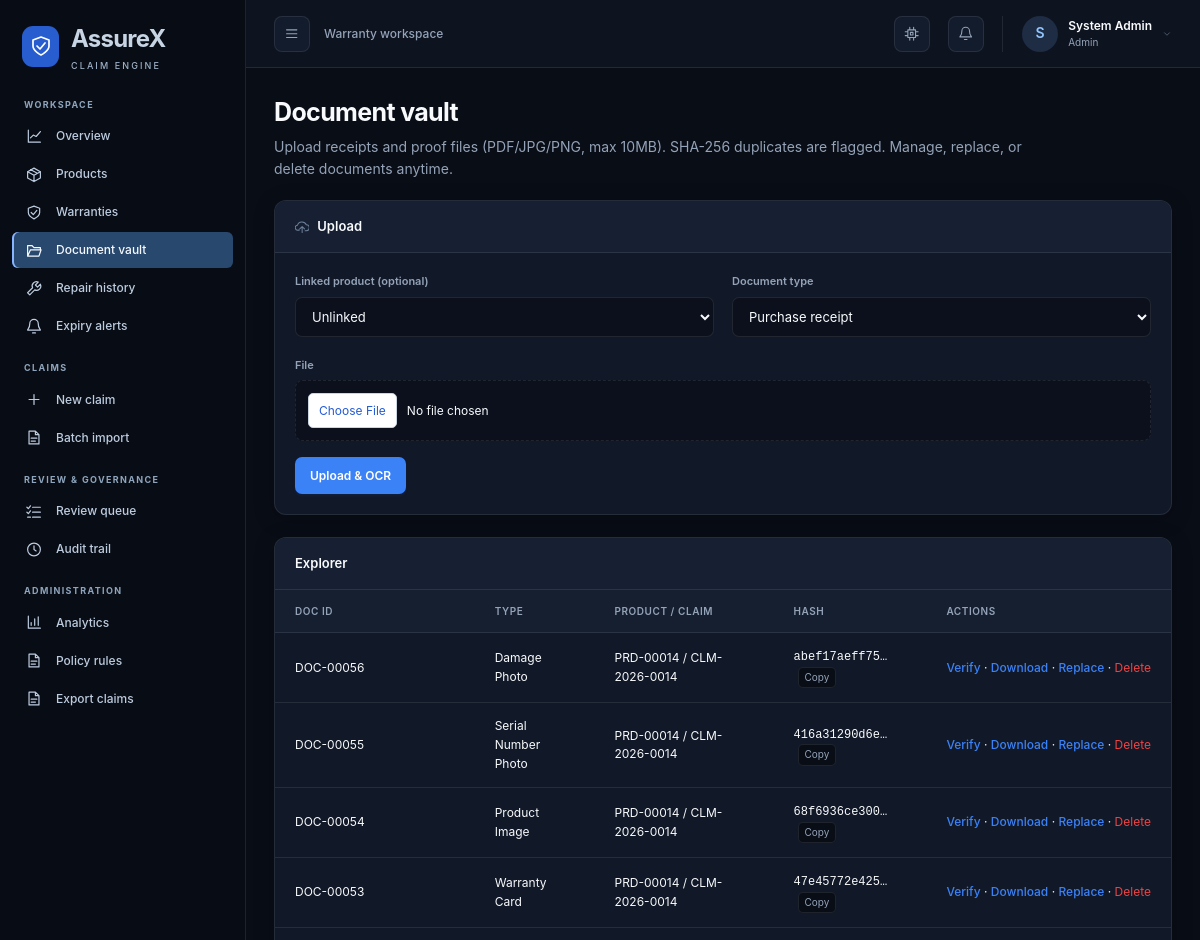
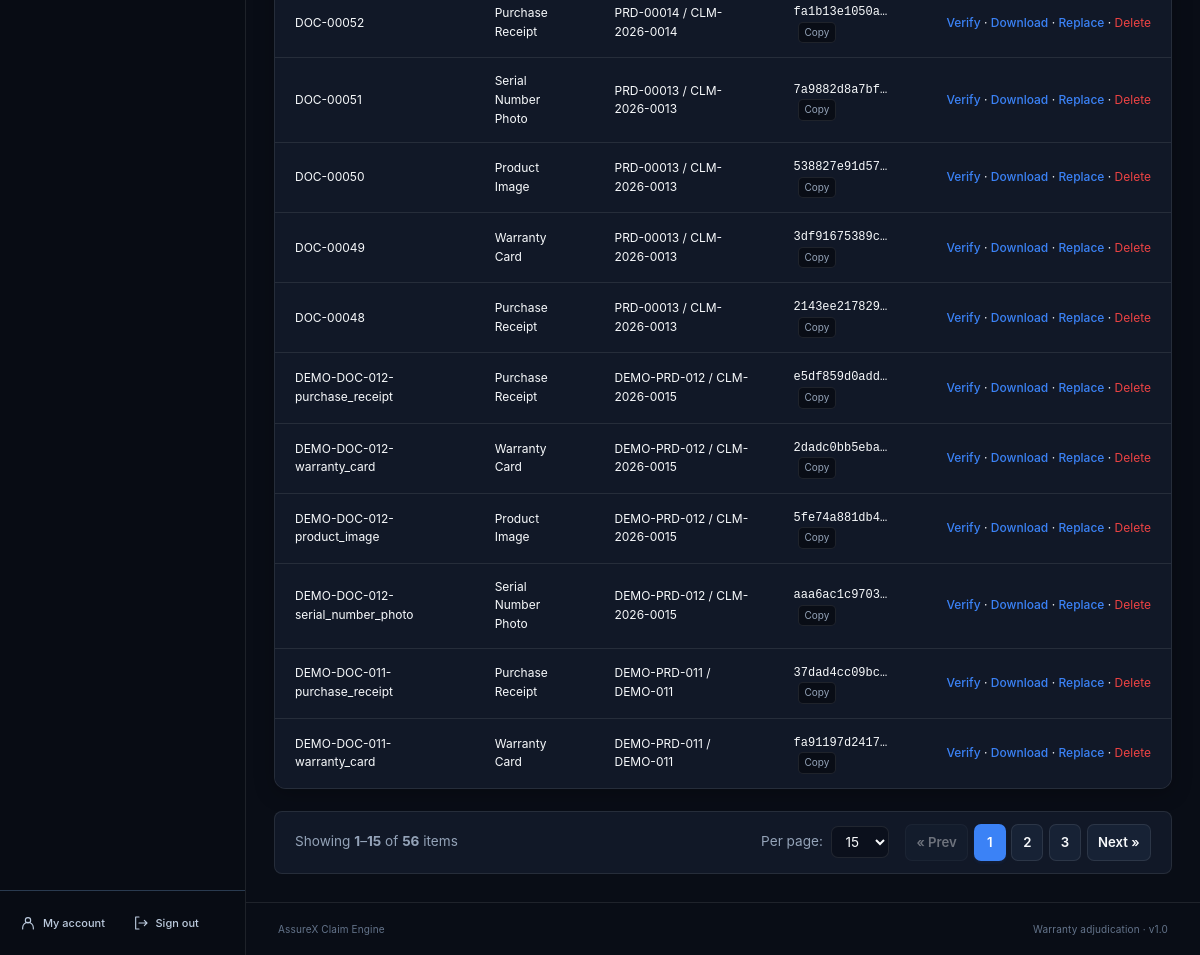
The page /documents (signed in) on the database its author committed (2 pictures, top to bottom).
### src/assurex_claim_engine/db/database.py (models this page shows)
class User(Base):
    __tablename__ = "users"
    id = Column(Integer, primary_key=True, index=True)
    user_id = Column(String(50), unique=True, index=True, nullable=False)
    email = Column(String(100), unique=True, index=True, nullable=False)
    hashed_password = Column(String(255), nullable=False)
    full_name = Column(String(100), nullable=False)
    role = Column(String(30), nullable=False, default="customer")
    phone_number = Column(String(50), nullable=True, default="")
    mailing_address = Column(Text, nullable=True, default="")
    created_at = Column(DateTime, default=_utcnow)
    products = relationship("Product", back_populates="owner")
    claims = relationship("Claim", back_populates="claimant")
    documents = relationship("Document", back_populates="owner")
    repairs = relationship("Repair", back_populates="owner")

class Document(Base):
    __tablename__ = "documents"
    id = Column(Integer, primary_key=True, index=True)
    doc_id = Column(String(50), unique=True, index=True, nullable=True)
    claim_id = Column(String(50), ForeignKey("claims.claim_id"), nullable=True)
    product_id = Column(String(50), ForeignKey("products.product_id"), nullable=True)
    user_id = Column(String(50), ForeignKey("users.user_id"), nullable=True)
    file_name = Column(String(150), nullable=False)
    file_type = Column(String(50), nullable=False)
    file_path = Column(String(255), nullable=False)
    file_hash = Column(String(100), nullable=False)
    extracted_data_json = Column(Text, nullable=True)
    verified_at = Column(DateTime, nullable=True)
    verified_by = Column(String(50), nullable=True)
    created_at = Column(DateTime, default=_utcnow)
    claim = relationship("Claim", back_populates="documents")
    product = relationship("Product", back_populates="documents")
    owner = relationship("User", back_populates="documents")

### src/assurex_claim_engine/web/app.py (the view)
@app.get("/documents", response_class=HTMLResponse)
def documents_vault(
    request: Request,
    current_user: User = Depends(require_login),
    db: Session = Depends(get_db),
):
    docs_q = scoped_documents(db, current_user).order_by(Document.created_at.desc())
    page = request.query_params.get("page", 1)
    per_page = request.query_params.get("per_page", 15)
    pagination = paginate(docs_q, page=page, per_page=per_page)
    docs = pagination["items"]
    products = scoped_products(db, current_user).all()
    dup_map = {}
    for doc in docs:
        others = find_hash_duplicates(db, doc.file_hash, exclude_doc_id=doc.doc_id)
        if others:
            dup_map[doc.doc_id] = others
    return render(request, "document_vault.html", {
        "user": current_user,
        "documents": docs,
        "pagination": pagination,
        "products": products,
        "dup_map": dup_map,
        "verify_doc": None,
    }, db=db)

### templates/document_vault.html (shortened to what this page needs)
{% extends "base.html" %}
{% block content %}
<div class="page-header" style="display:flex; justify-content:space-between; align-items:center; margin-bottom:1.25rem;">
    <div>
        <h1 style="font-size: 1.5rem; font-weight: 700;">Document vault</h1>
        <p style="color: var(--text-sub);">Upload receipts and proof files (PDF/JPG/PNG, max 10MB). SHA-256 duplicates are flagged. Manage, replace, or delete documents anytime.</p>
    </div>
</div>
<div class="panel">
    <div class="panel-header"><div class="panel-title"><svg class="icon" aria-hidden="true"><use href="/static/icons.svg#fa-cloud-arrow-up"></use></svg> Upload</div></div>
    <div class="panel-body">
        <form action="/documents/upload" method="POST" enctype="multipart/form-data">
            <div class="form-row">
                <div class="form-group">
                    <label class="form-label">Linked product (optional)</label>
                    <select class="form-select" name="product_id">
                        <option value="">Unlinked</option>
                    </select>
                </div>
                <div class="form-group">
                    <label class="form-label">Document type</label>
                    <select class="form-select" name="file_type">
                        <option value="purchase_receipt">Purchase receipt</option>
                    </select>
                </div>
            </div>
            <div class="form-group" style="margin-bottom:1rem;">
                <label class="form-label">File</label>
                <input class="form-input" type="file" name="upload_file" accept=".pdf,.jpg,.jpeg,.png" required>
            </div>
            <button class="btn btn-primary" type="submit">Upload &amp; OCR</button>
        </form>
    </div>
</div>
<div class="panel">
    <div class="panel-header"><div class="panel-title">Explorer</div></div>
    <div class="panel-body" style="padding:0;">
        <table class="data-table">
            <thead>
                <tr><th>Doc ID</th><th>Type</th><th>Product / Claim</th><th>Hash</th><th>Actions</th></tr>
            </thead>
            <tbody>
                {% for d in documents %}
                <tr>
                    <td>{{ d.doc_id }}</td>
                    <td>{{ (d.file_type or 'document') | replace('_', ' ') | title }}</td>
                    <td>{{ d.product_id or '—' }} / {{ d.claim_id or '—' }}</td>
                    <td>
                        <span style="font-size:0.75rem; font-family:monospace;" title="{{ d.file_hash }}">{{ (d.file_hash or '')[:12] }}…</span>
                        <span class="copy-hash-btn" role="button" tabindex="0" data-copy="{{ d.file_hash }}" title="Copy SHA-256 hash" style="padding:2px 6px; font-size:10px; margin-left:4px;">Copy</span>
                    </td>
                    <td style="white-space:nowrap;">
                        <a class="link" href="/documents/{{ d.doc_id }}/verify">Verify</a>
                        · <a class="link" href="/{{ d.file_path.replace('\\', '/') }}" target="_blank">Download</a>
                        · <button type="button" class="link" onclick="openReplaceModal('{{ d.doc_id }}', '{{ d.file_name | escape }}', '{{ d.file_type }}')" style="background:none; border:none; padding:0; cursor:pointer; font-size:inherit; font-family:inherit; color:var(--primary);">Replace</button>
                        · <form action="/documents/{{ d.doc_id }}/delete" method="POST" style="display:inline;" onsubmit="return confirm('Are you sure you want to permanently delete document {{ d.doc_id }} ({{ d.file_name | escape }})?');">
                            <button type="submit" style="background:none; border:none; padding:0; cursor:pointer; font-size:inherit; font-family:inherit; color:var(--danger, #ef4444);">Delete</button>
                        </form>
                    </td>
                </tr>
                {% else %}
                <tr><td colspan="5" style="color:var(--text-sub);">No documents yet.</td></tr>
                {% endfor %}
            </tbody>
        </table>
    </div>
</div>
{% include "components/pagination.html" %}
{% endblock %}

### templates/base.html (shortened to what this page needs)
<!DOCTYPE html>
<html lang="en">
<head>
    <link rel="stylesheet" href="/static/css/dashboard.css">
</head>
{% set active_role = user.role if user else request.session.get('role') %}
{% set active_name = user.full_name if user else request.session.get('full_name') %}
{% set path = request.url.path %}
{% macro nav(url, label, icon, prefix=false) %}
<a href="{{ url }}" aria-label="{{ label }}" class="nav-item-link{% if path == url or (prefix and path.startswith(url + '/')) %} active{% endif %}" {% if path == url or (prefix and path.startswith(url + '/')) %}aria-current="page"{% endif %} title="{{ label }}">
    <svg class="icon" aria-hidden="true"><use href="/static/icons.svg#{{ icon }}"></use></svg><span class="nav-label">{{ label }}</span>
</a>
{% endmacro %}
<body class="{% if active_role %}app-layout{% else %}auth-layout{% endif %}">
{% if active_role %}
<aside class="sidebar" id="app-sidebar" aria-label="Application sidebar">
    <a href="/" class="sidebar-brand"><span class="brand-mark"><svg class="icon" aria-hidden="true"><use href="/static/icons.svg#fa-shield-halved"></use></svg></span><span class="nav-label">AssureX<small>CLAIM ENGINE</small></span></a>
    <nav class="sidebar-nav" aria-label="Main navigation">
        <div class="nav-section-label">Workspace</div>
        {{ nav('/', 'Overview', 'fa-chart-line') }}
        {{ nav('/products', 'Products', 'fa-box', true) }}
        {{ nav('/warranties', 'Warranties', 'fa-shield', true) }}
        {{ nav('/documents', 'Document vault', 'fa-folder-open', true) }}
        {{ nav('/repairs', 'Repair history', 'fa-wrench', true) }}
        {{ nav('/alerts', 'Expiry alerts', 'fa-bell') }}
        {% if active_role in ['customer', 'service_center', 'admin'] %}
        <div class="nav-section-label">Claims</div>
        {{ nav('/claims/new', 'New claim', 'fa-plus') }}
        {{ nav('/claims/import-csv', 'Batch import', 'fa-file-csv') }}
        {% endif %}
        {% if active_role in ['reviewer', 'admin'] %}
        <div class="nav-section-label">Review & governance</div>
        {{ nav('/reviewer/queue', 'Review queue', 'fa-list-check') }}
        {{ nav('/audit-logs', 'Audit trail', 'fa-clock-rotate-left') }}
        {% endif %}
        {% if active_role == 'admin' %}
        <div class="nav-section-label">Administration</div>
        {{ nav('/admin/analytics', 'Analytics', 'fa-chart-bar') }}
        {{ nav('/admin/policies', 'Policy rules', 'fa-scroll') }}
        {{ nav('/admin/export-csv', 'Export claims', 'fa-file-export') }}
        {% endif %}
    </nav>
    <div class="sidebar-bottom">
        {{ nav('/profile', 'My account', 'fa-user-circle') }}
        {{ nav('/logout', 'Sign out', 'fa-right-from-bracket') }}
    </div>
</aside>
<div class="app-workspace">
<header class="app-topbar">
    <div class="topbar-left">
        <button class="icon-button" id="sidebar-toggle" type="button" aria-controls="app-sidebar" aria-expanded="true" aria-label="Toggle navigation"><svg class="icon" aria-hidden="true"><use href="/static/icons.svg#fa-bars"></use></svg></button>
        <span class="workspace-label">Warranty workspace</span>
    </div>
    <div class="topbar-actions">
        <button class="icon-button theme-toggle-btn" id="theme-toggle" type="button" aria-label="Toggle theme" title="Toggle dark/light theme"><svg class="icon" aria-hidden="true"><use href="/static/icons.svg#fa-wand-magic-sparkles"></use></svg></button>
        <a href="/alerts" class="icon-button alerts-link" aria-label="Expiry alerts" title="Expiry alerts"><svg class="icon" aria-hidden="true"><use href="/static/icons.svg#fa-bell"></use></svg></a>
        <a href="/profile" class="account-link"><span class="avatar">{{ (active_name or 'A')[:1]|upper }}</span><span class="account-text">{{ active_name }}<small>{{ active_role.replace('_', ' ')|title }}</small></span><svg class="icon" aria-hidden="true"><use href="/static/icons.svg#fa-chevron-down"></use></svg></a>
    </div>
</header>
{% endif %}
<main class="main-content" id="main-content" tabindex="-1">
    {% block content %}{% endblock %}
</main>
{% if active_role %}<footer class="app-footer"><span>AssureX Claim Engine</span><span>Warranty adjudication · v1.0</span></footer>{% endif %}
</div>
</body>
</html>

### rows shown on the page
User: full_name "S", full_name "System Admin", replace "Admin"
Document: doc_id "DOC-00056", file_type "Damage Photo", product "PRD-00014", claim "CLM-2026-0014", file_hash "abef17aeff75"
Document: doc_id "DOC-00055", file_type "Serial Number Photo", product "PRD-00014", claim "CLM-2026-0014", file_hash "416a31290d6e"
Document: doc_id "DOC-00054", file_type "Product Image", product "PRD-00014", claim "CLM-2026-0014", file_hash "68f6936ce300"
Document: doc_id "DOC-00053", file_type "Warranty Card", product "PRD-00014", claim "CLM-2026-0014", file_hash "47e45772e425"
Document: doc_id "DOC-00052", file_type "Purchase Receipt", product "PRD-00014", claim "CLM-2026-0014", file_hash "fa1b13e1050a"
Document: doc_id "DOC-00051", file_type "Serial Number Photo", product "PRD-00013", claim "CLM-2026-0013", file_hash "7a9882d8a7bf"
Document: doc_id "DOC-00050", file_type "Product Image", product "PRD-00013", claim "CLM-2026-0013", file_hash "538827e91d57"
Document: doc_id "DOC-00049", file_type "Warranty Card", product "PRD-00013", claim "CLM-2026-0013", file_hash "3df91675389c"
Document: doc_id "DOC-00048", file_type "Purchase Receipt", product "PRD-00013", claim "CLM-2026-0013", file_hash "2143ee217829"
Document: doc_id "DEMO-DOC-012-purchase_receipt", file_type "Purchase Receipt", product "DEMO-PRD-012", claim "CLM-2026-0015", file_hash "e5df859d0add"
Document: doc_id "DEMO-DOC-012-warranty_card", file_type "Warranty Card", product "DEMO-PRD-012", claim "CLM-2026-0015", file_hash "2dadc0bb5eba"
Document: doc_id "DEMO-DOC-012-product_image", file_type "Product Image", product "DEMO-PRD-012", claim "CLM-2026-0015", file_hash "5fe74a881db4"
Document: doc_id "DEMO-DOC-012-serial_number_photo", file_type "Serial Number Photo", product "DEMO-PRD-012", claim "CLM-2026-0015", file_hash "aaa6ac1c9703"
Document: doc_id "DEMO-DOC-011-purchase_receipt", file_type "Purchase Receipt", product "DEMO-PRD-011", claim "DEMO-011", file_hash "37dad4cc09bc"
Document: doc_id "DEMO-DOC-011-warranty_card", file_type "Warranty Card", product "DEMO-PRD-011", claim "DEMO-011", file_hash "fa91197d2417"

### other values the page prints
{{ label }} "Overview Products Warranties Document vault Repair history Expiry alerts New claim Batch import Review queue Audit trail Analytics Policy rules Export claims My account Sign out"
{{ pagination.start_idx }} "1"
{{ pagination.end_idx }} "15"
{{ pagination.total }} "56"
{{ p }} "1" "2" "3"
form field value "15"
